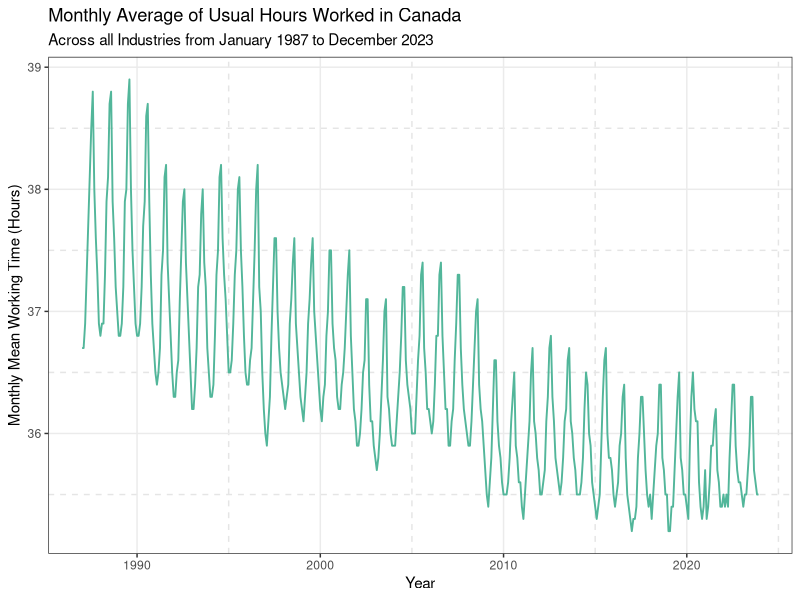
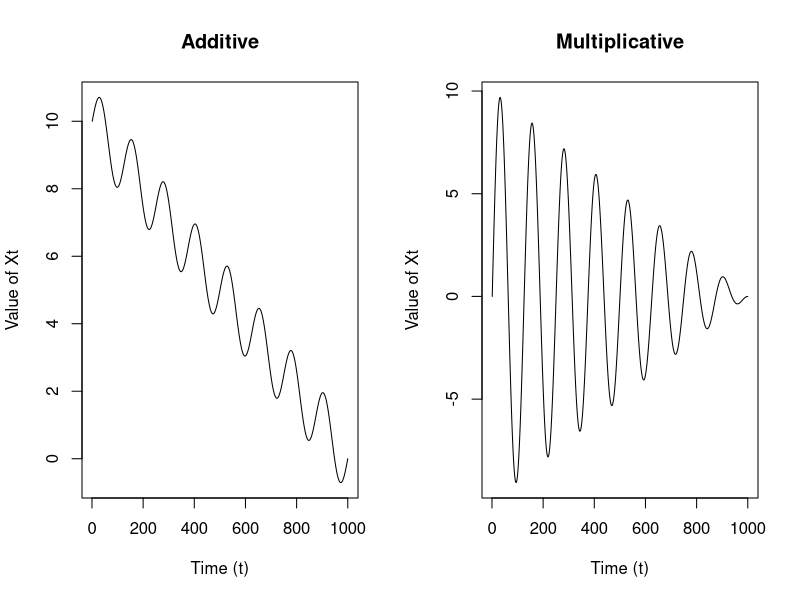
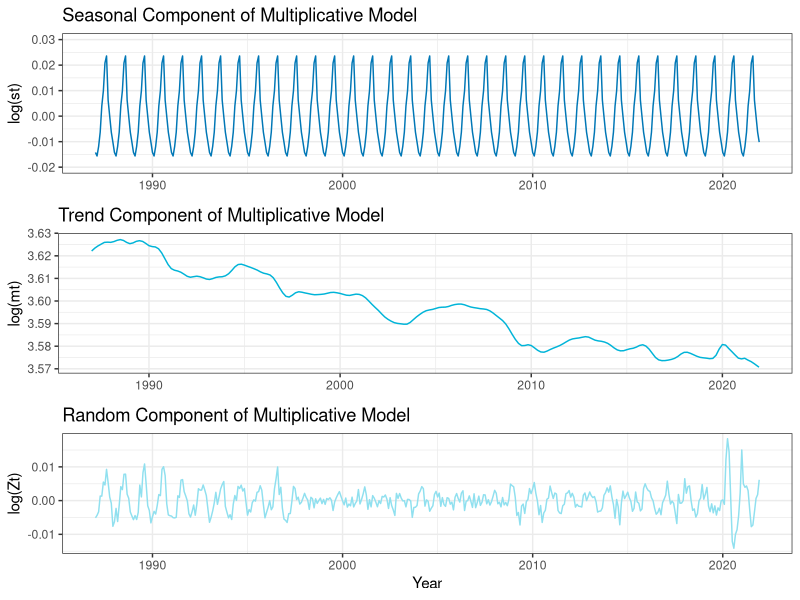
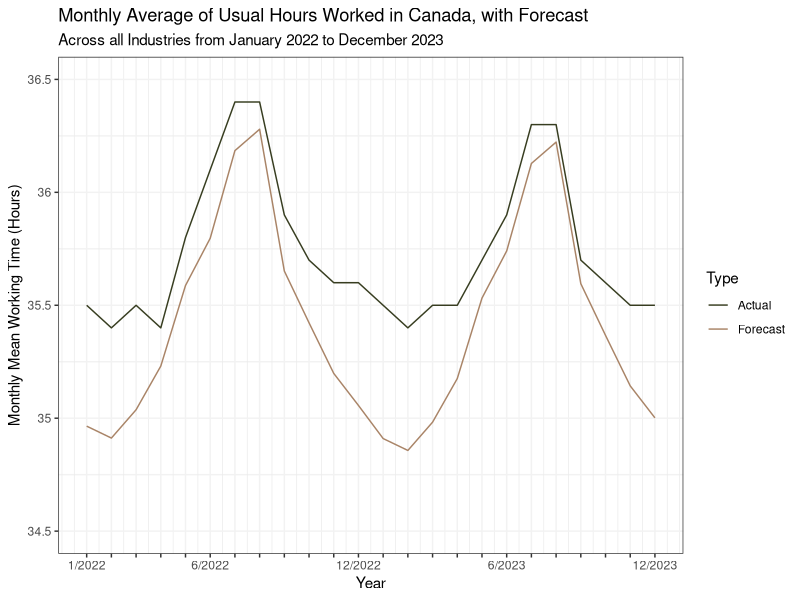
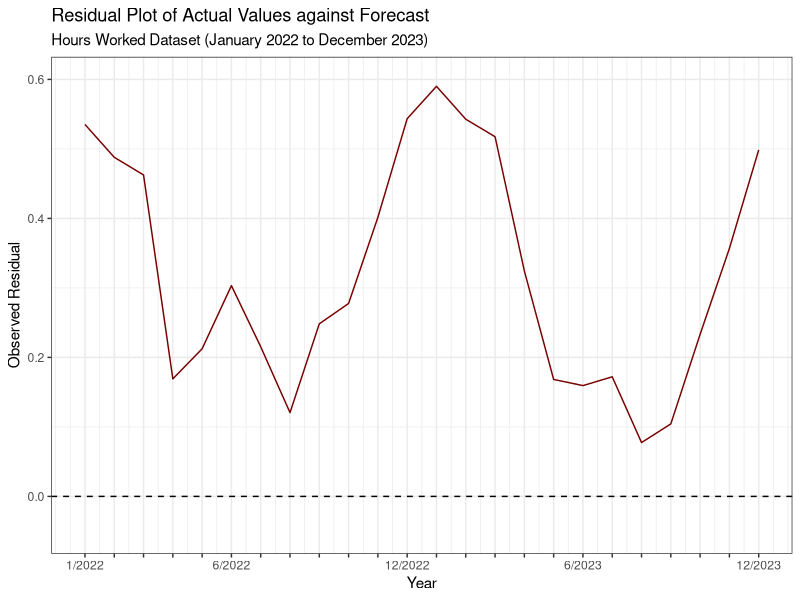
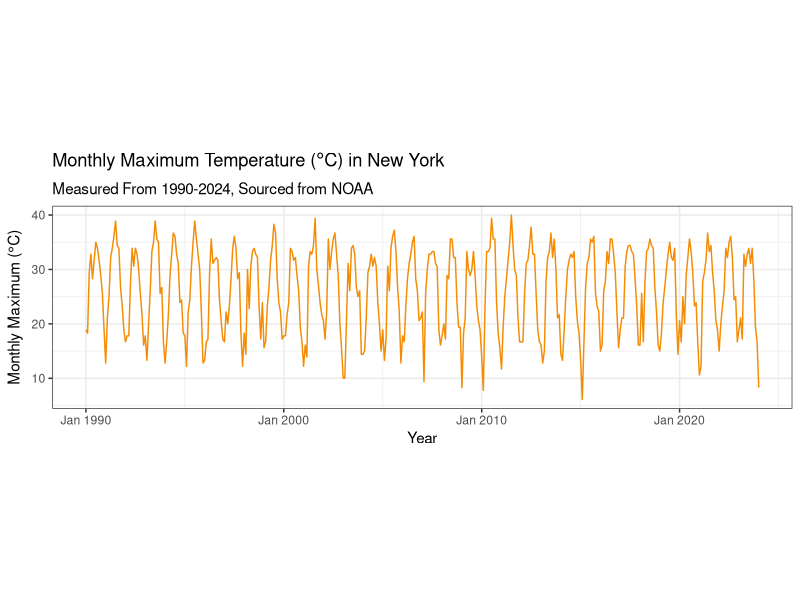

Here is the R script that generated these plots, in order:
## ---- chunk 1
knitr::opts_chunk$set(echo = TRUE)
library(zoo)
library(tseries)
library(ggplot2)
library(gridExtra)
library(reshape2)
library(forecast)
library(ggfortify)
# library(mgcv)
## ---- chunk 2
df <- read.csv("usual_hours_worked_ca.csv")

jobseries = ts(data = df$Hours, start = c(1987, 1),  frequency = 12)

p1data = fortify.zoo(jobseries)
p1 <- ggplot(p1data, aes(x = Index, y = jobseries)) +
  geom_line(color = "#52b69a", linewidth = 0.65) +
  labs(
    title = "Monthly Average of Usual Hours Worked in Canada",
    subtitle = "Across all Industries from January 1987 to December 2023",
    y = "Monthly Mean Working Time (Hours)",
    x = "Year"
  ) + theme_bw() +
  theme(panel.grid.minor = element_line(
    color = "grey90",
    linetype = "dashed",
    linewidth = 0.5
  ))
print(p1)
## ---- chunk 3
st = 2*seq(from = 0, to = 8*pi, length.out = 1000)
mt = seq(from = 10, to = 0, length.out = 1000)
par(mfrow = c(1,2))
plot( mt + sin( st ), type = 'l',
      ylab = "Value of Xt", xlab = "Time (t)",
      main = "Additive")
plot( mt*sin(st), type = 'l',
      ylab = "Value of Xt", xlab = "Time (t)",
      main = "Multiplicative")
## ---- chunk 4
train <- window(jobseries, 
           # starting at the beginning of 1987
           start = 1987, 
           # ending at the end of 2021
           end = c(2021, 12), 
           # monthly
           frequency = 12)

# get test data
test <- window(jobseries,
               start = c(2022, 1),
               end = c(2023, 12),
               frequency = 12)
# verify we've done things correctly
all.equal(length(test) + length(train),
          length(jobseries),
          nrow(df))
## ---- chunk 5
to_additive = log(train)
loess = stl(to_additive, s.window = "periodic")

seasonal = loess$time.series[, 1]
trend = loess$time.series[, 2]
noise = loess$time.series[, 3]
## ---- chunk 6
sp2 <- ggplot(data = fortify.zoo(seasonal), aes(x = Index, y = seasonal)) +
  geom_line(color = "#0077b6", linewidth = 0.5) +
  theme_bw() + 
  labs(
    title = "Seasonal Component of Multiplicative Model",
    y = "log(st)",
    x = NULL
  ) + 
  ylim(-0.02, 0.03) 

mp2 <- ggplot(data = fortify.zoo(trend), aes(x = Index, y = trend)) +
  geom_line(color = "#00b4d8", linewidth = 0.5) +
  theme_bw() + 
  labs(
    title = "Trend Component of Multiplicative Model",
    y = "log(mt)",
    x = NULL
  ) 

zp2 <- ggplot(data = fortify.zoo(noise), aes(x = Index, y = noise)) +
  geom_line(color = "#90e0ef", linewidth = 0.5) +
  theme_bw() + 
  labs(
    title = "Random Component of Multiplicative Model",
    y = "log(Zt)",
    x = "Year"
  ) 

grid.arrange(sp2, mp2, zp2, nrow = 3)
## ---- chunk 7
# cast ts to data frame and rename
trend_df <- fortify.zoo(trend)
colnames(trend_df) = c("Time", "log_hours")
# fit model
trend_mod <- lm(log_hours~Time, data = trend_df)
# report coefficients
data.frame(value = trend_mod$coefficients)
## ---- chunk 8
trend_summary = summary(trend_mod)

# get the standard error and estimated coefficients
se = trend_summary$coefficients[2, "Std. Error"]
est = trend_summary$coefficients[2, "Estimate"]

# calculate observed t where hypothesized value is zero
tobs = (est - 0)/se

# report
print(paste("Our observed test statistic is approximately",
             round(tobs, 2)))
## ---- chunk 9
n = nrow(trend_df); k = 1

2 * min( pt( tobs, df = n - (k + 1), lower.tail = TRUE ),
         pt( tobs, df = n - (k + 1), lower.tail = TRUE ))
## ---- chunk 10
# extract model coefficients 
beta_0 = trend_summary$coefficients[1, "Estimate"]
beta_1 = trend_summary$coefficients[2, "Estimate"]
# unique terms in the seasonal component give one period
period = unique(seasonal)
# use our linear model with time variable
mt_pred = beta_1*time(test) + beta_0
# we're predicting two periods into the future
st_pred = (rep(period, 2))
# then the predicted value is undoing the log transform
preds = exp(mt_pred + st_pred)
p3df <- data.frame(
          Time = as.numeric(time(test)),
          Actual = as.numeric(test), 
          Predicted = preds)
# create custom-spaced month/date strings
date_strings <- unlist(lapply(2022:2023, function(year) {
  sapply(1:12, function(month) {
    if (month %% 6 == 0) paste(month, "/", year, sep = "")
    else ""
  })
}))
# specify additional parameters
date_strings[1] = "1/2022"
low_ylim = 34.5; up_ylim = 36.5
## ---- chunk 11
p3 <- ggplot(p3df) +
  geom_line(aes(x = Time, y = Actual, color = "Actual")) +
  geom_line(aes(x = Time, y = Predicted, color = "Forecast")) +
  scale_color_manual(values = c("Actual" = "#373d20", "Forecast" = "#a98467"),
                     name = "Type", labels = c("Actual", "Forecast")) +
  labs(
    title = "Monthly Average of Usual Hours Worked in Canada, with Forecast",
    subtitle = "Across all Industries from January 2022 to December 2023",
    y = "Monthly Mean Working Time (Hours)",
    x = "Year"
  ) + theme_bw() + 
  scale_x_continuous(breaks = p3df$Time, labels = date_strings) +
  scale_y_continuous(limits = c(low_ylim, up_ylim),
                     breaks = seq(low_ylim, up_ylim, by = 0.5),
                     labels = seq(low_ylim, up_ylim, by = 0.5)) +
  theme(panel.grid.major = element_line(
    color = "grey95",
    linetype = "solid",
    linewidth = 0.5
  ), 
  panel.grid.minor.y = element_line(
    color = "grey95",
    linetype = "solid",
    linewidth = 0.5
  ))
print(p3)
## ---- chunk 12
p4df <- data.frame(
  Time = as.numeric(time(test)),
  Residual = as.numeric(test - preds)
)
p4 <- ggplot(p4df) +
  geom_line(aes(x = Time, y = Residual),color = "#780000") +
  labs(
    title = "Residual Plot of Actual Values against Forecast",
    subtitle = "Hours Worked Dataset (January 2022 to December 2023)",
    y = "Observed Residual",
    x = "Year"
  ) + theme_bw() + ylim(-0.05, 0.6) +
  geom_hline(yintercept = 0, lty = "dashed") +
  scale_x_continuous(breaks = p3df$Time, labels = date_strings)
print(p4)
## ---- chunk 13
dat = read.csv("NY_Temperature_Data.csv")
## ---- chunk 14
x = zoo(dat$TMAX, zoo::as.Date(dat$Date))
## ---- chunk 15
monthly_max = aggregate(x, as.yearmon, FUN=max)
## ---- chunk 16
p2df <- fortify.zoo(monthly_max)
p21 <- ggplot(p2df, aes(x = Index, y = monthly_max)) +
  geom_line(color = "#f48c06") + theme_bw() +
  labs(
    x = "Year",
    y =  expression(paste("Monthly Maximum (", degree, "C)")),
    title = expression(paste(
      "Monthly Maximum Temperature (", degree, "C) in New York"
    )),
    subtitle = "Measured From 1990-2024, Sourced from NOAA"
  ) +
  coord_fixed(ratio = 0.275) 
print(p21)
## ---- chunk 17
# Code block for Task 2c
## ---- chunk 18
# Code block for Task 2d
## ---- chunk 19
# Code block for Task 3i
## ---- chunk 20
# Code block for Task 3ii
## ---- chunk 21
# Code block for Task 3iii
## ---- chunk 22
# Code block for summarizing the simulation study results
